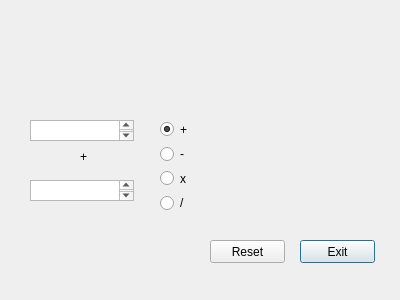
<?xml version="1.0" encoding="UTF-8"?>
<ui version="4.0">
 <class>iverDialogBase</class>
 <widget class="QDialog" name="iverDialogBase">
  <property name="geometry">
   <rect>
    <x>0</x>
    <y>0</y>
    <width>400</width>
    <height>300</height>
   </rect>
  </property>
  <property name="windowTitle">
   <string>iver</string>
  </property>
  <widget class="QPushButton" name="pushButton_2">
   <property name="geometry">
    <rect>
     <x>210</x>
     <y>240</y>
     <width>75</width>
     <height>23</height>
    </rect>
   </property>
   <property name="text">
    <string>Reset</string>
   </property>
   <property name="autoDefault">
    <bool>false</bool>
   </property>
  </widget>
  <widget class="QPushButton" name="pbExit">
   <property name="geometry">
    <rect>
     <x>300</x>
     <y>240</y>
     <width>75</width>
     <height>23</height>
    </rect>
   </property>
   <property name="text">
    <string>Exit</string>
   </property>
  </widget>
  <widget class="QTextEdit" name="textEdit">
   <property name="geometry">
    <rect>
     <x>30</x>
     <y>120</y>
     <width>104</width>
     <height>21</height>
    </rect>
   </property>
  </widget>
  <widget class="QTextEdit" name="textEdit_2">
   <property name="geometry">
    <rect>
     <x>30</x>
     <y>180</y>
     <width>104</width>
     <height>21</height>
    </rect>
   </property>
  </widget>
  <widget class="QLabel" name="label">
   <property name="geometry">
    <rect>
     <x>80</x>
     <y>150</y>
     <width>47</width>
     <height>14</height>
    </rect>
   </property>
   <property name="text">
    <string>+</string>
   </property>
  </widget>
  <widget class="QWidget" name="">
   <property name="geometry">
    <rect>
     <x>160</x>
     <y>120</y>
     <width>31</width>
     <height>92</height>
    </rect>
   </property>
   <layout class="QVBoxLayout" name="verticalLayout">
    <item>
     <widget class="QRadioButton" name="radioButton">
      <property name="text">
       <string>+</string>
      </property>
      <property name="checked">
       <bool>true</bool>
      </property>
     </widget>
    </item>
    <item>
     <widget class="QRadioButton" name="radioButton_2">
      <property name="text">
       <string>-</string>
      </property>
     </widget>
    </item>
    <item>
     <widget class="QRadioButton" name="radioButton_3">
      <property name="text">
       <string>x</string>
      </property>
     </widget>
    </item>
    <item>
     <widget class="QRadioButton" name="radioButton_4">
      <property name="text">
       <string>/</string>
      </property>
     </widget>
    </item>
   </layout>
  </widget>
 </widget>
 <resources/>
 <connections/>
</ui>
